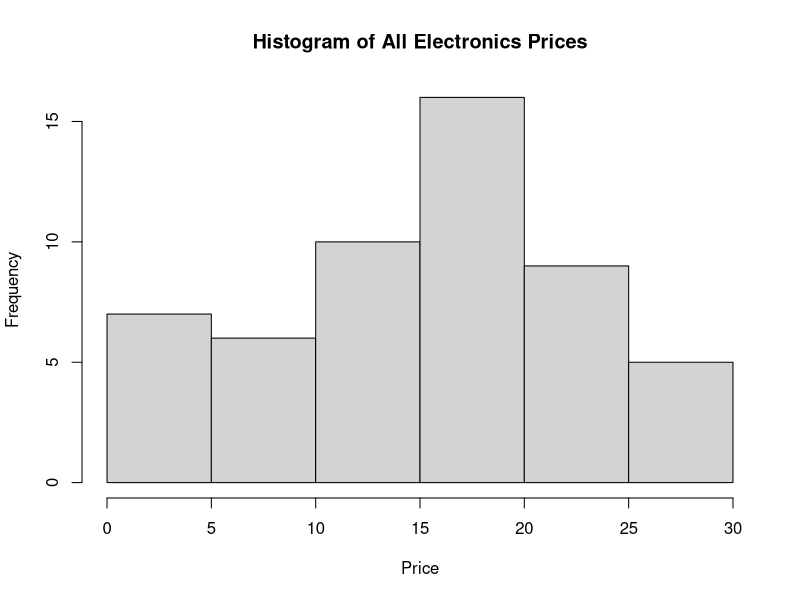

The R source for this figure:
prices <- c(1, 1, 5, 5, 5, 5, 5, 8, 8, 10, 10, 10, 10, 12, 14, 14, 14, 15, 15, 15, 15, 15, 15, 18, 18, 18, 18, 18, 18, 18, 18, 18, 20, 20, 20, 20, 20, 20, 20, 21, 21, 21, 21, 25, 25, 25, 25, 25, 28, 28, 30, 30, 30)

bins <- split(prices, ceiling(seq_along(prices) / 3))

bin_means <- lapply(bins, function(x) rep(mean(x), length(x)))

bin_boundaries <- lapply(bins, function(x) {
  lower <- min(x)
  upper <- max(x)
  sapply(x, function(v) if (abs(v - lower) <= abs(v - upper)) lower else upper)
})

cat("Equal-Frequency Bins:\n")
print(bins)

cat("\nSmoothing by Bin Means:\n")
print(unlist(bin_means))

cat("\nSmoothing by Bin Boundaries:\n")
print(unlist(bin_boundaries))

hist(prices, main = "Histogram of All Electronics Prices", xlab = "Price", ylab = "Frequency")
